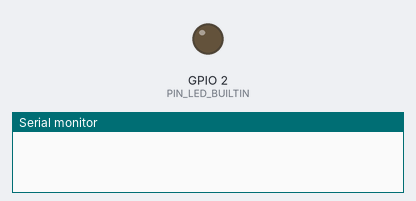
Bench run of a program on a simulated ESP32. On the bench: output pins drawn as LEDs (lit = HIGH), the last lines printed to the serial monitor. Not simulated (calls return 0 or success): env.h.

Above: at 0.1 s.
At 38.1 s:
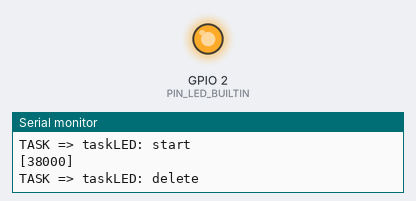
Timing chart, 0 to 39.6 s (numbered marks = the images above):
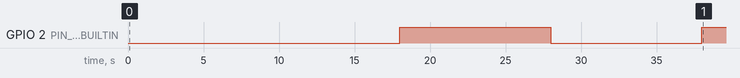

Measured:
- by itself, GPIO 2 (PIN_LED_BUILTIN): LOW → HIGH at 18.0 s, → LOW 10.0 s later, → HIGH 10.0 s later

The program:

main.cpp
```cpp
#include <Arduino.h>

#include "env.h"
#include "pins.h"
#include "tasks/print.h"
#include "tasks/wait.h"

//========================================

void setup()
{
  Serial.begin(115200);
  Serial.setDebugOutput(true);
  Serial.println();
  // --- led
  pinMode(PIN_LED_BUILTIN, OUTPUT);
  // --- task (background): print
  TimerHandle_t tp = xTimerCreate("taskPrintCreator", pdMS_TO_TICKS(taskDataPrint.timerMs), pdTRUE, NULL, taskPrintCreator);
  xTimerStart(tp, 0); // FYI 0 = no block FOR TIMER handler. Irrelevant for task/queue adding. Need global bool for that as you'll see in files
  // --- task (background) (spawns a LED toggle task w/o timer/recurrance)
  TimerHandle_t tw = xTimerCreate("taskWaitCreator", pdMS_TO_TICKS(taskDataWait.timerMs), pdTRUE, NULL, taskWaitCreator);
  xTimerStart(tw, 0);
}

//========================================

unsigned int previousMillis = 0;
int interval = 1000; // 1 second

void loop()
{
  // demoing background actions and blocking/non-blocking, but printing every 1s for tracking cadence
  int currentMillis = millis();
  if (currentMillis - previousMillis >= interval)
  {
    previousMillis = currentMillis;
    Serial.printf("[%d]\n", currentMillis);
  }
}
```

led.cpp
```cpp
#include <Arduino.h>

#include "../pins.h"

// GLOBALS
// --- task data
struct TaskDataLED
{
  bool isRunning = false;
  int createdLastMs;
};
// --- instance
TaskDataLED taskDataLED;

//========================================

// TASK (executes)
void taskLED(void *param)
{
  Serial.println("TASK => taskLED: start");
  // --- flip the LED!
  if (digitalRead(PIN_LED_BUILTIN) == HIGH)
  {
    digitalWrite(PIN_LED_BUILTIN, LOW);
  }
  else
  {
    digitalWrite(PIN_LED_BUILTIN, HIGH);
  }
  // --- "done"
  taskDataLED.isRunning = false;
  // --- delete this task
  Serial.println("TASK => taskLED: delete");
  vTaskDelete(NULL);
}

// TASK CREATOR (checks if running before adding)
void taskLEDCreator()
{
  int currentMillis = millis();
  // Serial.printf("[%d] [taskLEDCreator]\n", currentMillis);
  if (!taskDataLED.isRunning)
  {
    taskDataLED.isRunning = true;
    taskDataLED.createdLastMs = currentMillis;
    // xTaskCreatePinnedToCore(taskLED, "taskLED", 1000, NULL, 1, NULL, 1);
    xTaskCreate(taskLED, "taskLED", 1000, NULL, 1, NULL);
  }
}
```

led.h
```cpp
#ifndef TASK_WAIT_H
#define TASK_WAIT_H

#include <Arduino.h>

// Structure to hold shared task data
struct TaskDataLED
{
  bool isRunning = false;
  int createdLastMs;
};

extern TaskDataLED taskDataLED;

// Functions
void taskLED(void *param);
void taskLEDCreator();

#endif // TASK_WAIT_H
```

print.cpp
```cpp
#include <Arduino.h>

// GLOBALS
// --- task data (shareable state between timer, task creator, and task itself) maybe abstract
struct TaskDataPrint
{
  bool isRunning = false;
  int timerMs = 500;
  int createdLastMs;
};
// --- instance
TaskDataPrint taskDataPrint;

//========================================

// TASK (executes)
void taskPrint(void *param)
{
  // Serial.printing GOTCHAS
  // 1. DONT CALL MILLIS DIRECTLY HERE. This causes heap errors. This is why I save globally in the creator
  // 2. Template strings are often causing different weird errors at random times!
  // 3. Apparently, you can cause crashes if two things are trying to access Serial.print() at the same time
  Serial.println("TASK => taskPrint");
  // --- simulate work being done
  vTaskDelay(pdMS_TO_TICKS(2000));
  // --- "done" => our task is trying to be created every 500ms (timerMs above), but we're only unblocking when we set the global bool back to false)
  taskDataPrint.isRunning = false;
  // --- delete this task
  vTaskDelete(NULL);
}

// TASK CREATOR (checks if running before adding)
void taskPrintCreator(TimerHandle_t xTimer)
{
  int currentMillis = millis();
  // given our loop is printing every 1s, expect two of these messages per blank space (using timerMs above to indicate how often this is called)
  // Serial.printf("[%d] [taskPrintCreator]\n", currentMillis);
  if (!taskDataPrint.isRunning)
  {
    taskDataPrint.isRunning = true;
    taskDataPrint.createdLastMs = currentMillis;
    // xTaskCreatePinnedToCore(taskPrint, "taskPrint", 1000, NULL, 1, NULL, 1);
    xTaskCreate(taskPrint, "taskPrint", 1000, NULL, 1, NULL);
  }
}
```

print.h
```cpp
#ifndef TASK_PRINT_H
#define TASK_PRINT_H

#include <Arduino.h>

// Structure to hold shared task data
struct TaskDataPrint
{
  bool isRunning = false;
  int timerMs = 500;
  int createdLastMs;
};

extern TaskDataPrint taskDataPrint;

// Functions
void taskPrint(void *param);
void taskPrintCreator(TimerHandle_t xTimer);

#endif // TASK_PRINT_H
```

wait.cpp
```cpp
#include <Arduino.h>

#include "led.h"

// GLOBALS
// --- task data
struct TaskDataWait
{
  bool isRunning = false;
  int timerMs = 10000;
  int createdLastMs;
};
// --- instance
TaskDataWait taskDataWait;

//========================================

// TASK (executes)
void taskWait(void *param)
{
  Serial.println("TASK => taskWait: start");
  // --- simulate work being done
  vTaskDelay(pdMS_TO_TICKS(8000));
  taskLEDCreator(); // spawn another task from this task before it closes
  // LEARNING TIME
  // If task pinned to core 1, the LED task will start/end before this wait task ends
  // If task not pinned, this will end while the other core picks up the LED task
  // So pinning to core, if that task keeps creating tasks recursively, could lead to an overflow? I think.
  // But in any case, probably best not to pin so that both cores can take on work. Seems more efficient w/ less blocking.
  // --- "done"
  taskDataWait.isRunning = false;
  // --- delete this task
  Serial.println("TASK => taskWait: delete");
  vTaskDelete(NULL);
}

// TASK CREATOR (checks if running before adding)
void taskWaitCreator(TimerHandle_t xTimer)
{
  int currentMillis = millis();
  // Serial.printf("[%d] [taskWaitCreator]\n", currentMillis);
  if (!taskDataWait.isRunning)
  {
    taskDataWait.isRunning = true;
    taskDataWait.createdLastMs = currentMillis;
    // xTaskCreatePinnedToCore(taskWait, "taskWait", 1000, NULL, 1, NULL, 1);
    xTaskCreate(taskWait, "taskWait", 1000, NULL, 1, NULL);
  }
}
```

wait.h
```cpp
#ifndef TASK_WAIT_H
#define TASK_WAIT_H

#include <Arduino.h>

// Structure to hold shared task data
struct TaskDataWait
{
  bool isRunning = false;
  int timerMs = 500;
  int createdLastMs;
};

extern TaskDataWait taskDataWait;

// Functions
void taskWait(void *param);
void taskWaitCreator(TimerHandle_t xTimer);

#endif // TASK_WAIT_H
```

pins.h
```cpp
#define PIN_LED_BUILTIN 2
```
